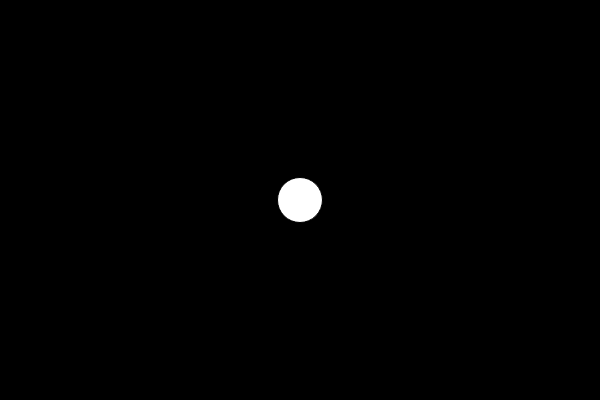
Frame 1 (no input)
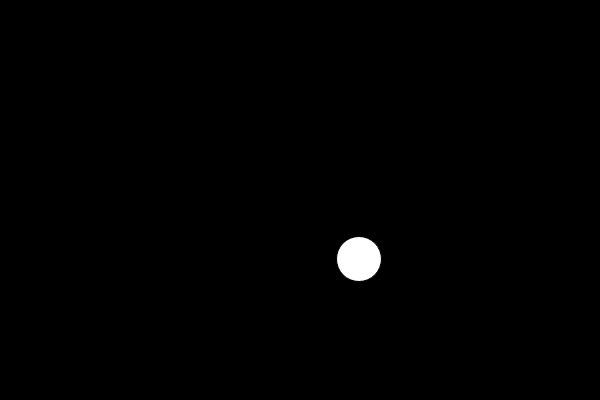
Frame 60 (no input)
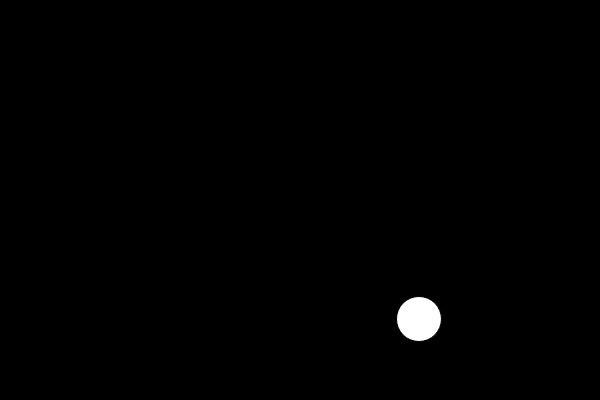
Frame 120 (the mouse pressed at the canvas centre since frame 60)

The p5.js sketch that drew these frames (run headless with seeded random() and noise() and a simulated clock; from frame 60 on, the mouse is pressed at the canvas centre):

// p5.js sketch
// ── sketch.js
//variáveis da bolinha
let xBolinha = 300;
let yBolinha = 200;
let diametro = 45;
let raio = diametro / 2
let velocidadeXBolinha = 1;
let velocidadeYBolinha = 1;

function setup() {
  createCanvas(600, 400);
}

function draw() {
  background(0);
 criacaoBolinha();
  movimento();
    colisao();
}
function criacaoBolinha (){
    circle(xBolinha, yBolinha, diametro);
}
function movimento(){
  //aaaaaaaaaaaaaaaaaa
  xBolinha+=velocidadeXBolinha;
  yBolinha += velocidadeYBolinha;
}

function colisao (){
 if (xBolinha + raio > width || xBolinha - raio < 0){
    velocidadeXBolinha*= -1}
  if (yBolinha + raio > height || yBolinha - raio < 0) {
        velocidadeYBolinha *= -1;
    }
}
